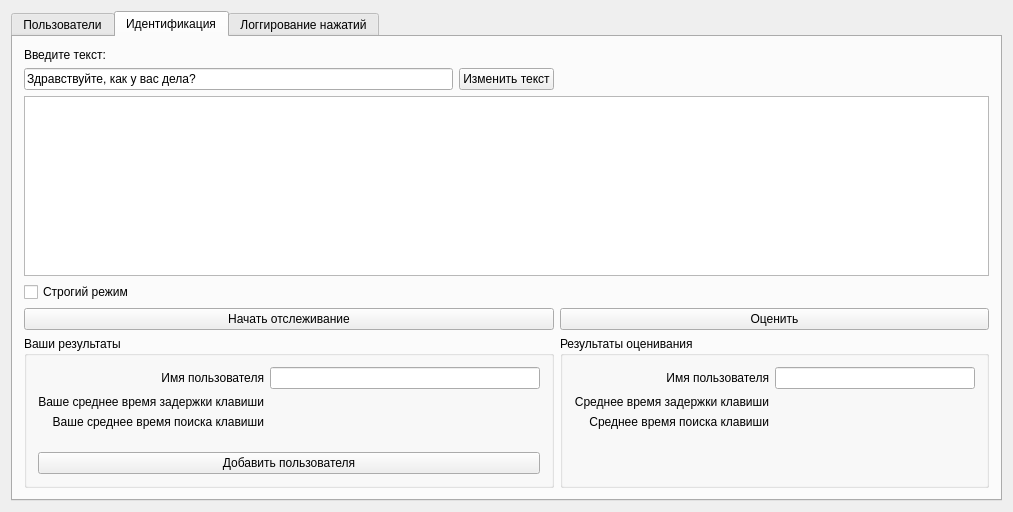
<?xml version="1.0" encoding="UTF-8"?>
<ui version="4.0">
 <class>MainWindow</class>
 <widget class="QMainWindow" name="MainWindow">
  <property name="geometry">
   <rect>
    <x>0</x>
    <y>0</y>
    <width>1013</width>
    <height>512</height>
   </rect>
  </property>
  <property name="windowTitle">
   <string>Идентификация пользователя по его манере набора текста</string>
  </property>
  <widget class="QWidget" name="centralWidget">
   <layout class="QHBoxLayout" name="horizontalLayout">
    <item>
     <widget class="QTabWidget" name="tabWidget">
      <property name="currentIndex">
       <number>1</number>
      </property>
      <widget class="QWidget" name="tab_3">
       <attribute name="title">
        <string>Пользователи</string>
       </attribute>
       <layout class="QGridLayout" name="gridLayout_6">
        <item row="1" column="0" colspan="3">
         <widget class="QGroupBox" name="groupBox_2">
          <property name="title">
           <string>Информация о пользователе</string>
          </property>
          <layout class="QGridLayout" name="gridLayout_5">
           <item row="1" column="1">
            <widget class="QLabel" name="key_delay_2">
             <property name="text">
              <string/>
             </property>
            </widget>
           </item>
           <item row="0" column="1">
            <widget class="QLineEdit" name="userNameEdit_2"/>
           </item>
           <item row="2" column="0">
            <widget class="QLabel" name="label_6">
             <property name="text">
              <string>Среднее время поиска клавиши</string>
             </property>
             <property name="alignment">
              <set>Qt::AlignRight|Qt::AlignTrailing|Qt::AlignVCenter</set>
             </property>
            </widget>
           </item>
           <item row="2" column="1">
            <widget class="QLabel" name="key_search_2">
             <property name="text">
              <string/>
             </property>
            </widget>
           </item>
           <item row="0" column="0">
            <widget class="QLabel" name="label_7">
             <property name="text">
              <string>Имя пользователя</string>
             </property>
             <property name="alignment">
              <set>Qt::AlignRight|Qt::AlignTrailing|Qt::AlignVCenter</set>
             </property>
            </widget>
           </item>
           <item row="1" column="0">
            <widget class="QLabel" name="label_5">
             <property name="text">
              <string>Среднее время задержки клавиши</string>
             </property>
             <property name="alignment">
              <set>Qt::AlignRight|Qt::AlignTrailing|Qt::AlignVCenter</set>
             </property>
            </widget>
           </item>
          </layout>
         </widget>
        </item>
        <item row="5" column="2">
         <spacer name="verticalSpacer_2">
          <property name="orientation">
           <enum>Qt::Vertical</enum>
          </property>
          <property name="sizeHint" stdset="0">
           <size>
            <width>20</width>
            <height>92</height>
           </size>
          </property>
         </spacer>
        </item>
        <item row="0" column="0" colspan="3">
         <widget class="QComboBox" name="comboBox"/>
        </item>
        <item row="2" column="0">
         <widget class="QLabel" name="label_11">
          <property name="text">
           <string>Профиль заполнен на:</string>
          </property>
         </widget>
        </item>
        <item row="4" column="0">
         <widget class="QLabel" name="label_12">
          <property name="text">
           <string>Информация о вводимых символах:</string>
          </property>
         </widget>
        </item>
        <item row="5" column="0">
         <widget class="QTableWidget" name="tableWidget">
          <property name="editTriggers">
           <set>QAbstractItemView::NoEditTriggers</set>
          </property>
         </widget>
        </item>
        <item row="5" column="1">
         <spacer name="horizontalSpacer">
          <property name="orientation">
           <enum>Qt::Horizontal</enum>
          </property>
          <property name="sizeHint" stdset="0">
           <size>
            <width>40</width>
            <height>20</height>
           </size>
          </property>
         </spacer>
        </item>
        <item row="3" column="0" colspan="2">
         <widget class="QProgressBar" name="progressBar">
          <property name="value">
           <number>24</number>
          </property>
         </widget>
        </item>
       </layout>
      </widget>
      <widget class="QWidget" name="tab_2">
       <attribute name="title">
        <string>Идентификация</string>
       </attribute>
       <layout class="QGridLayout" name="gridLayout">
        <item row="3" column="0" colspan="3">
         <widget class="QTextEdit" name="text_edit"/>
        </item>
        <item row="0" column="0">
         <widget class="QLabel" name="label">
          <property name="text">
           <string>Введите текст:</string>
          </property>
         </widget>
        </item>
        <item row="5" column="2">
         <widget class="QPushButton" name="pushButton_3">
          <property name="text">
           <string>Оценить</string>
          </property>
         </widget>
        </item>
        <item row="6" column="0" colspan="2">
         <widget class="QGroupBox" name="groupBox">
          <property name="title">
           <string>Ваши результаты</string>
          </property>
          <layout class="QGridLayout" name="gridLayout_3">
           <item row="2" column="1">
            <widget class="QLabel" name="key_search">
             <property name="text">
              <string/>
             </property>
            </widget>
           </item>
           <item row="1" column="0">
            <widget class="QLabel" name="label_2">
             <property name="text">
              <string>Ваше среднее время задержки клавиши</string>
             </property>
             <property name="alignment">
              <set>Qt::AlignRight|Qt::AlignTrailing|Qt::AlignVCenter</set>
             </property>
            </widget>
           </item>
           <item row="0" column="1">
            <widget class="QLineEdit" name="userNameEdit"/>
           </item>
           <item row="1" column="1">
            <widget class="QLabel" name="key_delay">
             <property name="text">
              <string/>
             </property>
            </widget>
           </item>
           <item row="0" column="0">
            <widget class="QLabel" name="label_4">
             <property name="text">
              <string>Имя пользователя</string>
             </property>
             <property name="alignment">
              <set>Qt::AlignRight|Qt::AlignTrailing|Qt::AlignVCenter</set>
             </property>
            </widget>
           </item>
           <item row="2" column="0">
            <widget class="QLabel" name="label_3">
             <property name="text">
              <string>Ваше среднее время поиска клавиши</string>
             </property>
             <property name="alignment">
              <set>Qt::AlignRight|Qt::AlignTrailing|Qt::AlignVCenter</set>
             </property>
            </widget>
           </item>
           <item row="4" column="0" colspan="2">
            <widget class="QPushButton" name="pushButton_4">
             <property name="text">
              <string>Добавить пользователя</string>
             </property>
            </widget>
           </item>
           <item row="3" column="0">
            <spacer name="verticalSpacer">
             <property name="orientation">
              <enum>Qt::Vertical</enum>
             </property>
             <property name="sizeHint" stdset="0">
              <size>
               <width>20</width>
               <height>28</height>
              </size>
             </property>
            </spacer>
           </item>
          </layout>
         </widget>
        </item>
        <item row="6" column="2">
         <widget class="QGroupBox" name="groupBox_3">
          <property name="title">
           <string>Результаты оценивания</string>
          </property>
          <layout class="QGridLayout" name="gridLayout_4">
           <item row="1" column="1">
            <widget class="QLabel" name="key_delay_3">
             <property name="text">
              <string/>
             </property>
            </widget>
           </item>
           <item row="3" column="0">
            <spacer name="verticalSpacer_3">
             <property name="orientation">
              <enum>Qt::Vertical</enum>
             </property>
             <property name="sizeHint" stdset="0">
              <size>
               <width>20</width>
               <height>28</height>
              </size>
             </property>
            </spacer>
           </item>
           <item row="1" column="0">
            <widget class="QLabel" name="label_8">
             <property name="text">
              <string>Среднее время задержки клавиши</string>
             </property>
             <property name="alignment">
              <set>Qt::AlignRight|Qt::AlignTrailing|Qt::AlignVCenter</set>
             </property>
            </widget>
           </item>
           <item row="2" column="0">
            <widget class="QLabel" name="label_10">
             <property name="text">
              <string>Среднее время поиска клавиши</string>
             </property>
             <property name="alignment">
              <set>Qt::AlignRight|Qt::AlignTrailing|Qt::AlignVCenter</set>
             </property>
            </widget>
           </item>
           <item row="0" column="1">
            <widget class="QLineEdit" name="userNameEdit_3"/>
           </item>
           <item row="2" column="1">
            <widget class="QLabel" name="key_search_3">
             <property name="text">
              <string/>
             </property>
            </widget>
           </item>
           <item row="0" column="0">
            <widget class="QLabel" name="label_9">
             <property name="text">
              <string>Имя пользователя</string>
             </property>
             <property name="alignment">
              <set>Qt::AlignRight|Qt::AlignTrailing|Qt::AlignVCenter</set>
             </property>
            </widget>
           </item>
          </layout>
         </widget>
        </item>
        <item row="4" column="0">
         <widget class="QCheckBox" name="checkBox">
          <property name="text">
           <string>Строгий режим</string>
          </property>
         </widget>
        </item>
        <item row="5" column="0" colspan="2">
         <widget class="QPushButton" name="pushButton_5">
          <property name="text">
           <string>Начать отслеживание</string>
          </property>
         </widget>
        </item>
        <item row="1" column="0">
         <widget class="QLineEdit" name="lineEdit">
          <property name="enabled">
           <bool>true</bool>
          </property>
          <property name="text">
           <string>Здравствуйте, как у вас дела?</string>
          </property>
          <property name="readOnly">
           <bool>true</bool>
          </property>
         </widget>
        </item>
        <item row="1" column="1">
         <widget class="QPushButton" name="pushButton_6">
          <property name="text">
           <string>Изменить текст</string>
          </property>
         </widget>
        </item>
       </layout>
      </widget>
      <widget class="QWidget" name="tab">
       <attribute name="title">
        <string>Логгирование нажатий</string>
       </attribute>
       <layout class="QGridLayout" name="gridLayout_2">
        <item row="1" column="1" colspan="3">
         <widget class="QPushButton" name="pushButton_2">
          <property name="text">
           <string>Очистить</string>
          </property>
         </widget>
        </item>
        <item row="1" column="4">
         <widget class="QPushButton" name="pushButton">
          <property name="text">
           <string>Обновить</string>
          </property>
         </widget>
        </item>
        <item row="0" column="1" colspan="4">
         <widget class="QTextEdit" name="textEdit">
          <property name="readOnly">
           <bool>true</bool>
          </property>
         </widget>
        </item>
       </layout>
      </widget>
     </widget>
    </item>
   </layout>
  </widget>
 </widget>
 <layoutdefault spacing="6" margin="11"/>
 <resources/>
 <connections/>
</ui>
